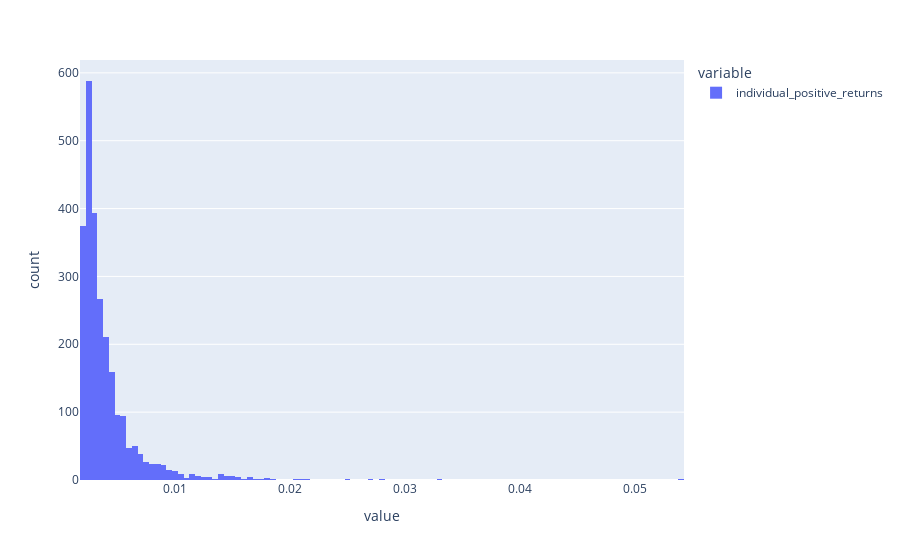

The notebook cell saved with this chart:
### Code cell
trade_gross_profit = df.groupby('trade_grouper')['individual_return'].sum()
positive_trades = pd.Series(trade_gross_profit[trade_gross_profit - 0.0020>0], name='individual_positive_returns')
print(positive_trades.shape[0])
px.histogram(positive_trades)

### Figure 1 — Plotly figure (JSON) as saved in the notebook; plotly's stock layout.template omitted (floating-point values rounded to 4 significant figures; data arrays with more than 128 entries replaced by an {"elided": "..."} marker saying what was removed)
{"data": [{"alignmentgroup": "True", "bingroup": "x", "hovertemplate": "variable=individual_positive_returns<br>value=%{x}<br>count=%{y}<extra></extra>", "legendgroup": "individual_positive_returns", "marker": {"color": "#636efa"}, "name": "individual_positive_returns", "offsetgroup": "individual_positive_returns", "orientation": "v", "showlegend": true, "type": "histogram", "x": {"elided": "2528 float values"}, "xaxis": "x", "yaxis": "y"}], "layout": {"barmode": "relative", "legend": {"title": {"text": "variable"}, "tracegroupgap": 0}, "margin": {"t": 60}, "xaxis": {"anchor": "y", "domain": [0, 1], "title": {"text": "value"}}, "yaxis": {"anchor": "x", "domain": [0, 1], "title": {"text": "count"}}}}
